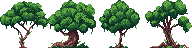
#> input picture images/48x48trees.png, 192 x 48 px
$ python split_sprites.py
#> lines starting #> are read from the running program, lines starting #| are printed output that depends on the picture
from PIL import Image
import os

# Load the sprite sheet
sprite_sheet = Image.open('./images/48x48trees.png')
#> sprite_sheet is the input picture: PIL image 192x48 RGBA; mean R, G, B, A 29.2, 50.2, 26.9, 125.2

# The sprite sheet is 192x48, so we have 4 trees of 48x48 each
sprite_width = 48
sprite_height = 48
num_sprites = 4

# Create images directory if it doesn't exist
os.makedirs('./images', exist_ok=True)

# Split the sprite sheet
for i in range(num_sprites):
    # Calculate the position to crop
    left = i * sprite_width
    top = 0
    right = left + sprite_width
    bottom = sprite_height

    # Crop the sprite
    sprite = sprite_sheet.crop((left, top, right, bottom))

    # Save the sprite
    sprite.save(f'./images/tree{i}.png')
    print(f'Saved tree{i}.png')
#> this loop made 4 passes
#> pass 1, `sprite = sprite_sheet.crop((left, top, right, bottom))`:
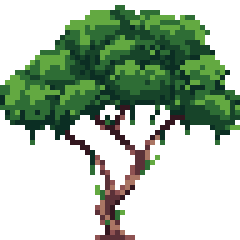
#> sprite: PIL image 48x48 RGBA (shown 5 times larger); mean R, G, B, A 25.9, 46.5, 24.4, 107.8; transparent parts drawn white
#> pass 2, `sprite = sprite_sheet.crop((left, top, right, bottom))`:
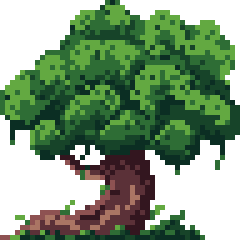
#> sprite: PIL image 48x48 RGBA (shown 5 times larger); mean R, G, B, A 38.7, 65.1, 34.3, 162.5; transparent parts drawn white
#> pass 3, `sprite = sprite_sheet.crop((left, top, right, bottom))`:
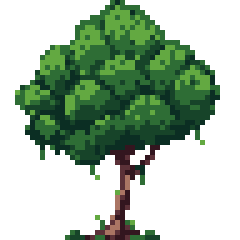
#> sprite: PIL image 48x48 RGBA (shown 5 times larger); mean R, G, B, A 21.5, 42.9, 22.1, 107.6; transparent parts drawn white
#> after the loop:
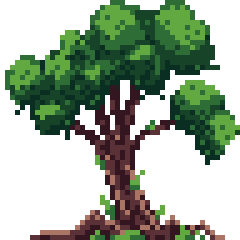
#> sprite: PIL image 48x48 RGBA (shown 5 times larger); mean R, G, B, A 30.6, 46.3, 26.6, 122.9; transparent parts drawn white

print('Done! Split 192x48 sprite sheet into 4 individual 48x48 tree images.')
